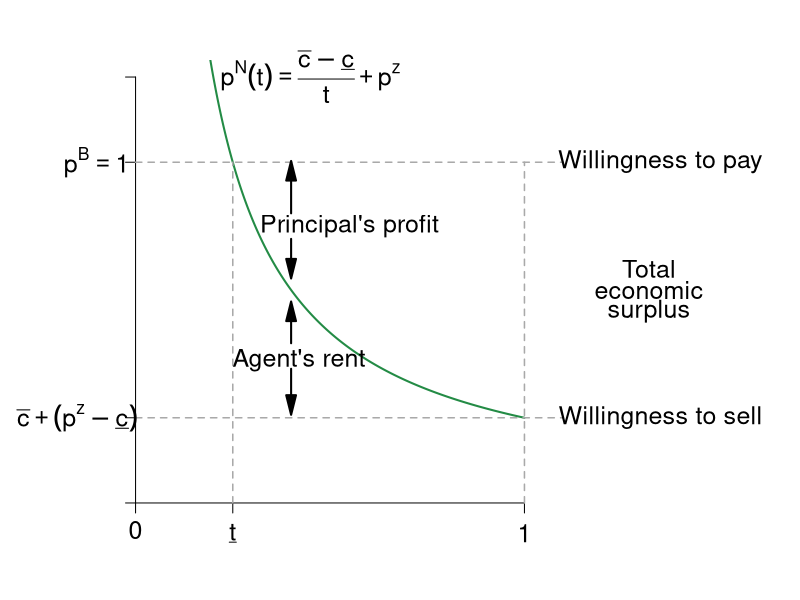

The R source for this figure: (Note: this script raises an error after producing the figure.)
require(ggplot2)
require(shape)
require(plotrix)
pdf(file = "information_power/ch10_newfigure.pdf", width = 9, height = 7)

#Set parameters for graphics
pointsize <- 1.8
axislabelsize <- 1.8
labelsize <- 1.5
namesize <- 1.8
annotatesize <- 1.5
graphlinewidth <- 2
segmentlinewidth <- 1.5

disutilityFn <- function(t, cbar = 1.2, underbarc = 1, z = 0) {
  (cbar - underbarc)/(t) + z
}

#COL <- c("#1B9E77", "#D95F02", "#7570B3", "#E7298A", "#66A61E", "#E6AB02", "#A6761D", "#666666")
COL <- c("#238b45","#7fc97f", "#beaed4", "#fdc086", "#ffff99")
par(mar =  c(4, 6, 3, 13))
xlims <- c(0, 1)
ylims <- c(0,1)


plot(0, 0, xlim = xlims, ylim = ylims, type = "n",
     xlab = expression(paste(""), cex = axislabelsize),
     ylab = expression(paste(""), cex = axislabelsize),
     xaxt = "n", yaxt = "n", cex.lab = axislabelsize, bty = "n")

npts <- 500 
npts2 <- 501
#Specify the sequences of points for graphing. 
xx1 <- seq(0, 1, length.out = npts)
xx2 <- seq(xlims[1], xlims[2], length.out = npts)
xx3 <- seq(xlims[1], xlims[2], length.out = npts2)
xx4 <- seq(xlims[1], 25, length.out = npts2)

#Draw the lines for the graphs
lines(xx1, disutilityFn(xx1), col = COL[1], lwd = graphlinewidth)
#lines(xx2, solowCondition(xx2, delta = 5), col = COL[3], lwd = 4)
#lines(xx2, solowInfeas(xx2, delta = 5), col = COL[1], lwd = 4, lty = 2)

#Customize ticks and labels for the plot
ticksy <- c(0,0.2,0.8,1)
ylabels <- c(NA, NA, NA, NA)
ticksx <- c(0, 0.25, 1)
xlabels <- c(0, NA, NA)
axis(1, at = ticksx, pos = 0, labels = xlabels, cex.axis = labelsize)

axis(2, at = ticksy, pos = 0, labels = ylabels, las = 1, cex.axis = labelsize)

#Segments
segments(0, 0.8, 1.1, 0.8, lty = 2, lwd = 1.5, col = "darkgray", xpd = TRUE)
segments(0.25, 0, 0.25, 0.8, lty = 2, lwd = 1.5, col = "darkgray",xpd = TRUE)
segments(0, 0.2, 1.1,0.2,lty = 2, lwd = 1.5, col = "darkgray",xpd = TRUE)
segments(1, 0, 1,0.8, lty = 2, lwd = 1.5, col = "darkgray",xpd = TRUE)

#Axis tick labels
#y
text(-0.15, 0.2, expression(paste(bar(c)+(p^z-underline(c)))), cex = labelsize, xpd = TRUE)
text(-0.1, 0.8, expression(paste(p^B == 1)), cex = labelsize, xpd = TRUE)
#x
text(0.25, -0.07, expression(paste(underline(t))), cex = labelsize, xpd = TRUE)
text(1, -0.07, expression(paste(1)), cex = labelsize, xpd = TRUE)

#Text annotations
text(0.45, 1, expression(paste(p^N,(t) == frac(bar(c)-underline(c),t)+p^z)), cex = labelsize, xpd = TRUE)
text(0.42, .335, expression(paste("Agent's rent")), cex = labelsize, xpd = TRUE)
text(.55, .65, expression(paste("Principal's profit")), cex = labelsize, xpd = TRUE)
text(1.32, 0.55, expression(paste("Total")), cex = labelsize, xpd = TRUE)
text(1.32, 0.5, expression(paste("economic")), cex = labelsize, xpd = TRUE)
text(1.32, 0.45, expression(paste("surplus")), cex = labelsize, xpd = TRUE)
text(1.35, 0.8, expression(paste("Willingness to pay")), cex = labelsize, xpd = TRUE)
text(1.35, 0.2, expression(paste("Willingness to sell")), cex = labelsize, xpd = TRUE)


#Arrows
Arrows(0.4, 0.375, .4, .45, col = "black", lty = 1, lwd = 2, arr.type = "triangle")
Arrows(0.4, 0.315, .4, .23, col = "black", lty = 1, lwd = 2, arr.type = "triangle")
Arrows(.4, .68, 0.4, 0.78, col = "black", lty = 1, lwd = 2, arr.type = "triangle")
Arrows(.4, .62, 0.4, 0.55, col = "black", lty = 1, lwd = 2, arr.type = "triangle")

#Brackets
brackets(x1 = 1.12, y1 = 0.76, x2 = 1.12, y2 = 0.24, ticks = 0.5, curvature = 0.5, type = 1, 
         col = "black", lwd = 2, lty = 1, xpd = TRUE)


#Axes labels
text(0.5, -0.15, expression(paste("Degree of contractual completeness, t")), xpd = TRUE, cex = axislabelsize) 
text(-0.2, 0.5, expression(paste("Price, p")), xpd = TRUE, cex = axislabelsize,srt = 90) 


dev.off()
